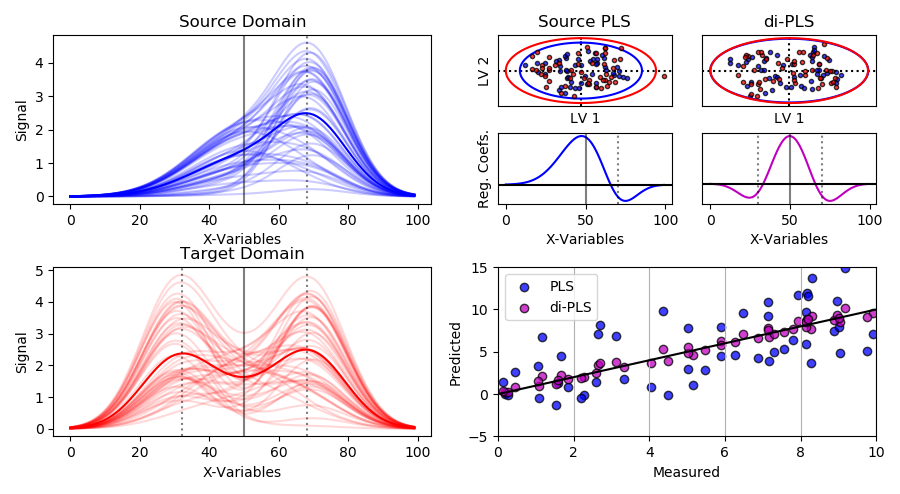

Write the Python code that produced this figure.
"""
Bottleneck Analytics GmbH
info@bottleneck-analytics.com

@author: Ramin Nikzad-Langerodi

Application of Domain-Invariant Partial Least Squares
(di-PLS) regression on a simulated data set for finding a
good model that generalizes over a Source and a Target domain.

"""

#%% Import modules
import numpy as np
import matplotlib.pyplot as plt
import matplotlib.gridspec as gridspec
import functions as fct
import dipals as ml

#%% Simulate Source and Target Domain Data
np.random.seed(10)

### Source domain (Analyte + 1 Interferent)
n = 50  # Number of samples
p = 100 # Number of variables

# Generate signals
S1 = fct.gengaus(p, 50, 15, 8, 0)  # Analyte
S2 = fct.gengaus(p, 70, 10, 10, 0) # Interferent

S = np.vstack([S1,S2])

# Analyte and Interferent concentrations
Cs = 10*np.random.rand(n,2)

# Spectra
Xs = Cs@S

### Target domain (Analyte + 2 Interferents)
S1 = fct.gengaus(p, 50, 15, 8, 0)  # Analyte
S2 = fct.gengaus(p, 70, 10, 10, 0) # Interferent 1
S3 = fct.gengaus(p, 30, 10, 10, 0) # Interferent 2

S = np.vstack([S1,S2,S3])

# Analyte and interferent concentrations
Ct = 10*np.random.rand(n,3)

# Spectra
Xt = Ct@S

### Plot data
plt.figure(figsize=(9,5))

plt.subplot(211)
plt.plot(S1)
plt.plot(S2)
plt.plot(S3)
plt.legend(['Analyte','Interferent 1','Interferent 2'])
plt.title('Pure Signals')
plt.xlabel('X-Variables')
plt.ylabel('Signal')
plt.axvline(x=50,linestyle='-',color='k',alpha=0.5)
plt.axvline(x=70,linestyle=':',color='k',alpha=0.5)
plt.axvline(x=30,linestyle=':',color='k',alpha=0.5)

plt.subplot(223)
plt.plot(Xs.T, 'b', alpha=0.2)
plt.title('Source Domain')
plt.xlabel('X-Variables')
plt.ylabel('Signal')
plt.axvline(x=50,linestyle='-',color='k',alpha=0.5)
plt.axvline(x=70,linestyle=':',color='k',alpha=0.5)

plt.subplot(224)
plt.plot(Xt.T, 'r', alpha=0.2)
plt.title('Target Domain')
plt.xlabel('X-Variables')
plt.ylabel('Signal')
plt.axvline(x=50,linestyle='-',color='k',alpha=0.5)
plt.axvline(x=70,linestyle=':',color='k',alpha=0.5)
plt.axvline(x=30,linestyle=':',color='k',alpha=0.5)
plt.tight_layout()

#%% Source domain Model and Domain-invariant Model
# Prepare plots
f = plt.figure(figsize=(9,5))
spec = f.add_gridspec(2,2)

gs0 = spec[:,0].subgridspec(2,1)
gs1 = spec[0,1].subgridspec(2,2)
gs2 = spec[1,1]


# Spectra plots
ax1 = f.add_subplot(gs0[0,0])
ax2 = f.add_subplot(gs0[1,0])

ax1.plot(Xs.T, 'b', alpha=0.2)
ax1.plot(np.mean(Xs.T,1),'b')
ax2.plot(Xt.T, 'r', alpha=0.15)
ax2.plot(np.mean(Xt.T,1),'r')

ax1.axvline(x=50,linestyle='-',color='k',alpha=0.5)
ax1.axvline(x=68,linestyle=':',color='k',alpha=0.5)
ax2.axvline(x=50,linestyle='-',color='k',alpha=0.5)
ax2.axvline(x=68,linestyle=':',color='k',alpha=0.5)
ax2.axvline(x=32,linestyle=':',color='k',alpha=0.5)

ax1.set_ylabel('Signal')
ax2.set_ylabel('Signal')
ax1.set_xlabel('X-Variables')
ax2.set_xlabel('X-Variables')

ax1.set_title('Source Domain')
ax2.set_title('Target Domain')

# Scores and regression coefficients plots
ax3 = f.add_subplot(gs1[0,0])
ax4 = f.add_subplot(gs1[0,1])
ax5 = f.add_subplot(gs1[1,0])
ax6 = f.add_subplot(gs1[1,1])

# Measured vs predicted plot
ax7 = f.add_subplot(gs2)

# Source domain PLS Models (2 LVs)
y = np.expand_dims(Cs[:, 0],1)
m = ml.model(Xs, y, Xs, Xt, 2)
l = [0] # No regularization
m.fit(l)
b_source = m.b
yhat_pls, err = m.predict(Xt, Ct[:, 0])

ax5.plot(b_source, 'b')
ax5.axhline(y=0, linestyle='-',color='k')
ax5.set_ylabel('Reg. Coefs.')
ax5.set_xlabel('X-Variables')
ax5.tick_params(labelleft=False, left=False)
ax5.axvline(x=50,linestyle='-',color='k',alpha=0.5)
ax5.axvline(x=70,linestyle=':',color='k',alpha=0.5)

ax3.axhline(y=0,color='k',linestyle=':')
ax3.axvline(x=0,color='k',linestyle=':')

ax3.plot(m.Ts[:, 0], m.Ts[:, 1], '.b', MarkerEdgecolor='k', alpha=0.75)
el = fct.hellipse(m.Ts)
ax3.plot(el[0,:],el[1,:],'b')
ax3.plot(m.Tt[:, 0], m.Tt[:, 1], '.r', MarkerEdgecolor='k', alpha=0.75)
el = fct.hellipse(m.Tt)
ax3.plot(el[0,:],el[1,:],'r')

ax3.tick_params(labelleft=False, labelbottom=False, bottom=False, left=False)
ax3.set_title('Source PLS')
ax3.set_xlabel('LV 1')
ax3.set_ylabel('LV 2')

# di-PLS Model (2 LVs)
y = np.expand_dims(Cs[:, 0],1)
m = ml.model(Xs, y, Xs, Xt, 2)
l = 10000
m.fit(l=l)
b_not = m.b
yhat_dipls, err = m.predict(Xt, Ct[:, 0])

ax6.plot(b_not, 'm')
ax6.axhline(y=0, linestyle='-',color='k')
ax6.set_xlabel('X-Variables')
ax6.tick_params(labelleft=False, left=False)
ax6.axvline(x=30,linestyle=':', color='k', alpha=0.5)
ax6.axvline(x=50,linestyle='-', color='k', alpha=0.5)
ax6.axvline(x=70,linestyle=':', color='k', alpha=0.5)

ax4.axhline(y=0,color='k',linestyle=':')
ax4.axvline(x=0,color='k',linestyle=':')
ax4.plot(m.Ts[:, 0], m.Ts[:, 1], '.b', MarkerEdgecolor='k', alpha=0.75)
el = fct.hellipse(m.Ts)
ax4.plot(el[0,:],el[1,:],'b')
ax4.plot(m.Tt[:, 0], m.Tt[:, 1], '.r', MarkerEdgecolor='k', alpha=0.75)
el = fct.hellipse(m.Tt)
ax4.plot(el[0,:],el[1,:],'r')
ax4.tick_params(labelleft=False, labelbottom=False, bottom=False, left=False)
ax4.set_title('di-PLS')
ax4.set_xlabel('LV 1')

ax7.scatter(Ct[:, 0], yhat_pls, color='b', edgecolor='k',alpha=0.75)
ax7.scatter(Ct[:, 0], yhat_dipls, color='m', edgecolor='k',alpha=0.75)
ax7.legend(['PLS','di-PLS'])
ax7.plot([-5,14],[-5,14],'k',linestyle='-')
ax7.set_xlim([0,10])
ax7.set_ylim([-5,15])
ax7.set_xlabel('Measured')
ax7.set_ylabel('Predicted')
ax7.grid(axis='x')

plt.tight_layout()
